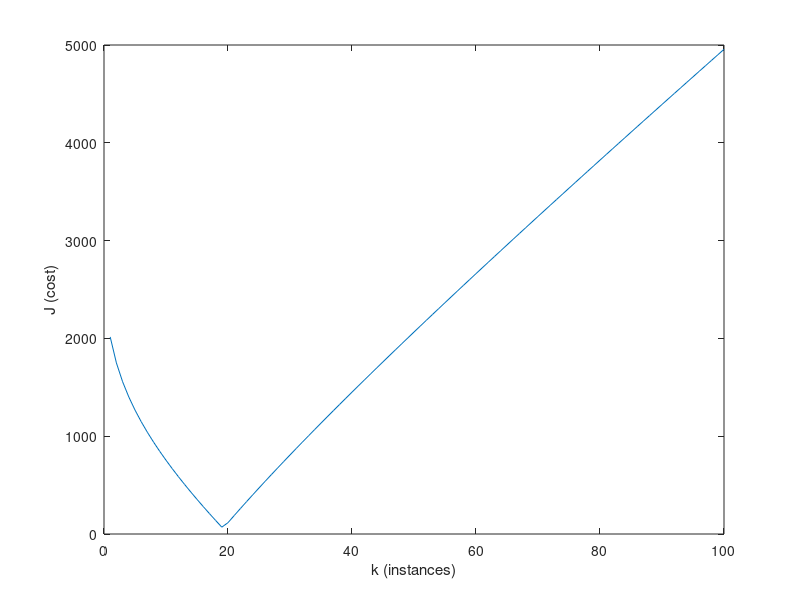

MATLAB code to generate this figure:
clc; clear all; close all;
a=1;
b=2;
L=5;
d=0.9763;
Cf=100;
A=100;
B=50;
LL=L-(B/Cf);
t=0.1:0.1:L;
h=@(x) (b/a)*(x/a).^(b-1);
hh=(b/a).*(t/a).^(b-1);
D=integral(h,0,L);
for j=1:100
    if j==1
        T(j)=0;
        v(j)=0;
        s1(j)=d*(L-T(j));
        s2(j)=a+b*d;
        J(j)=Cf*abs(D-s1(j))+s2(j);
        continue;
    end
    v(j)=(b-1)/(b-v(j-1)^(b-1));
    T(j)=v(j)*LL;
    s1(j)=d*(L-T(j))+s1(j-1);
    s2(j)=a+b*d+s2(j-1);
    J(j)=Cf*abs(D-s1(j))+s2(j);
end
plot(1:100,J)
xlabel("k (instances)")
ylabel("J (cost)")